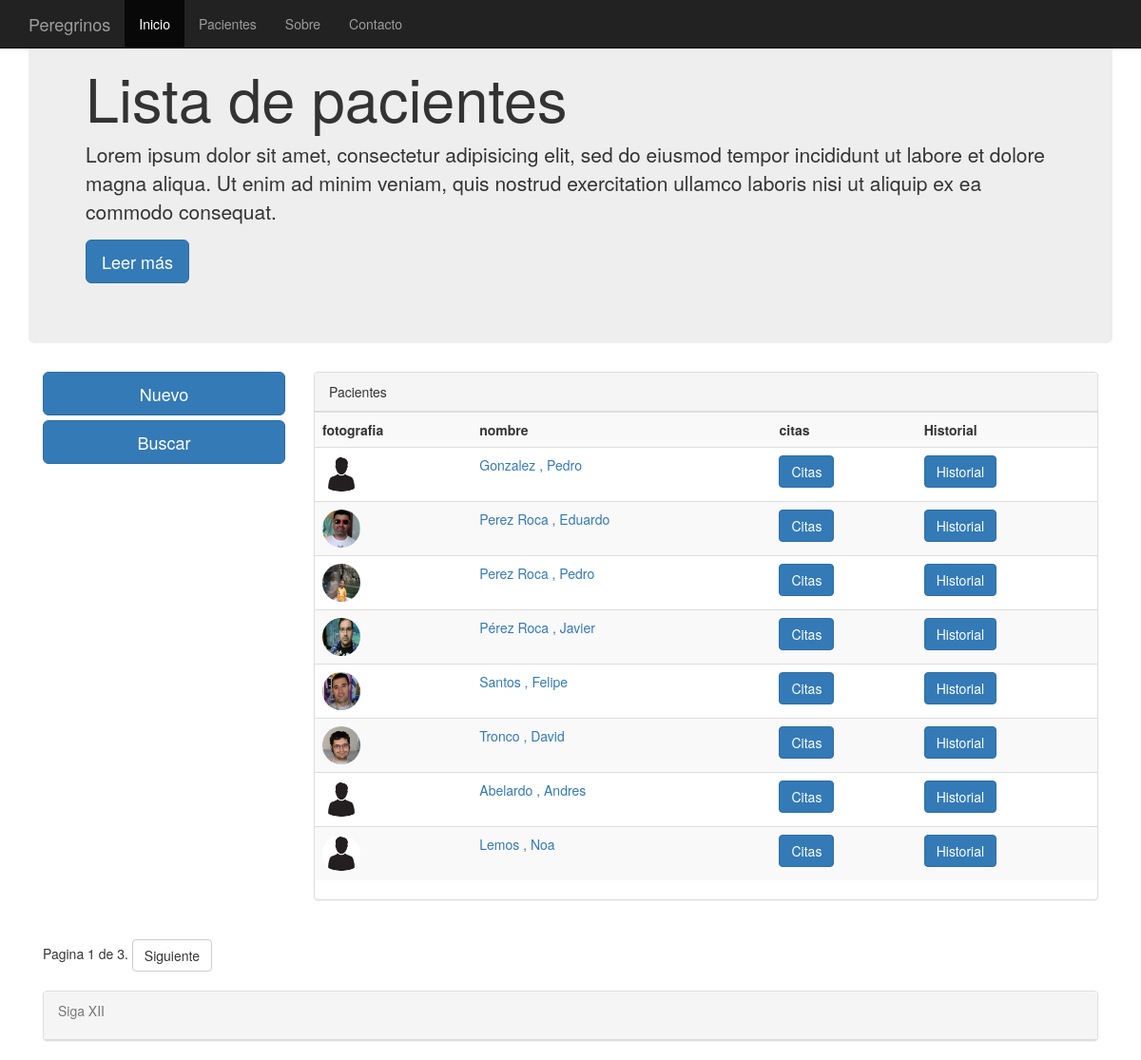
The app's page /pacientes/ with its own data.
### clinica/models.py (models this page shows, shortened)
class clientes(models.Model):
    nombre = models.CharField(max_length=75)
    apellidos = models.CharField(max_length=75)
    telefono =  models.PositiveIntegerField(null=True, blank=True)
    telefono2 = models.PositiveIntegerField(null=True, blank=True)
    antiguedad = models.DateTimeField(default=datetime.now, blank=True)
    fotografia = models.ImageField(upload_to='imagenes', blank=True)

### clinica/views.py (the view)
# urls.py: url(r'^pacientes/',ListaPacientes.as_view(), name = 'ListaPacientes'),
class ListaPacientes(ListView):
    queryset = clientes.objects.order_by('apellidos')
    context_object_name = 'clientes'
    paginate_by = 8

### templates/clinica/clientes_list.html (shortened to what this page needs)
{% extends "base.html" %}
{%   load   staticfiles   %}
{% block titulo %}
Lista de pacientes
{% endblock %}
{% block content %}
<row>
	<div class="col-md-3">
		<a href="/paciente/agregar" class="btn btn-primary btn-lg btn-block">Nuevo</a>
		<a href="/pacientes_buscar" class="btn btn-primary btn-lg btn-block">Buscar</a>
	</div>
	<div class="col-md-9" >
		<div class="panel panel-default">
			<div class="panel-heading">Pacientes</div>
			<div if ="panel-body">
				{% if object_list %}
				<table class="table table-striped">
					<th>fotografia</th>
					<th>nombre</th>
					<th>citas</th>
					<th>Historial</th>
          {% for pacientes  in object_list %}
						<tr>
							<td>
								{% if pacientes.fotografia %}
									<img src="{{ pacientes.fotografia.url }}"  class="img-circle" width="40" height="40" >
								{% else %}
									<img src="/media/imagenes/user.jpg"  class="img-circle" width="40" height="40">
								{% endif %}
							</td>
							<td><a href="/pacientes_detalle/{{pacientes.id}}/"><spam>{{ pacientes.apellidos | capfirst }} , {{ pacientes.nombre | capfirst }}</spam></a></td>
							<td><a href="/citas/{{pacientes.id}}/" class="btn btn-primary">Citas<a></td>
							<td><a href="/historial/{{pacientes.id}}/" class="btn btn-primary">Historial<a></td>
					{% endfor %}
				  </table>
		    {% else %}
        	<p class="text-warning">No hay clientes registrados.</p>
        {% endif %}
			</div>
		</div>
	</div>
</row>
<row>
	<div class="col-md-3">
	</div>
	<div class="col-md-12">
		<div class="pagination">
			<span class="steplinks">
				<span class="current">
					Pagina {{ page_obj.number }} de {{ paginator.num_pages }}.
				</span>
				{% if page_obj.has_next %}
				<a href="?page={{ page_obj.next_page_number }}"><button class="btn btn-default">Siguiente</button></a>
				{% endif %}
			</span>
		</div>
	</div>
</row>
{% endblock %}

### records on screen
clientes: apellidos "Gonzalez", nombre "Pedro"
clientes: fotografia (picture), apellidos "Perez Roca", nombre "Eduardo"
clientes: fotografia (picture), apellidos "Perez Roca", nombre "Pedro"
clientes: fotografia (picture), apellidos "Pérez Roca", nombre "Javier"
clientes: fotografia (picture), apellidos "Santos", nombre "Felipe"
clientes: fotografia (picture), apellidos "Tronco", nombre "David"
clientes: apellidos "Abelardo", nombre "Andres"
clientes: apellidos "Lemos", nombre "Noa"

### other values on screen
{{ page_obj.number }} "1"
{{ paginator.num_pages }} "3"
